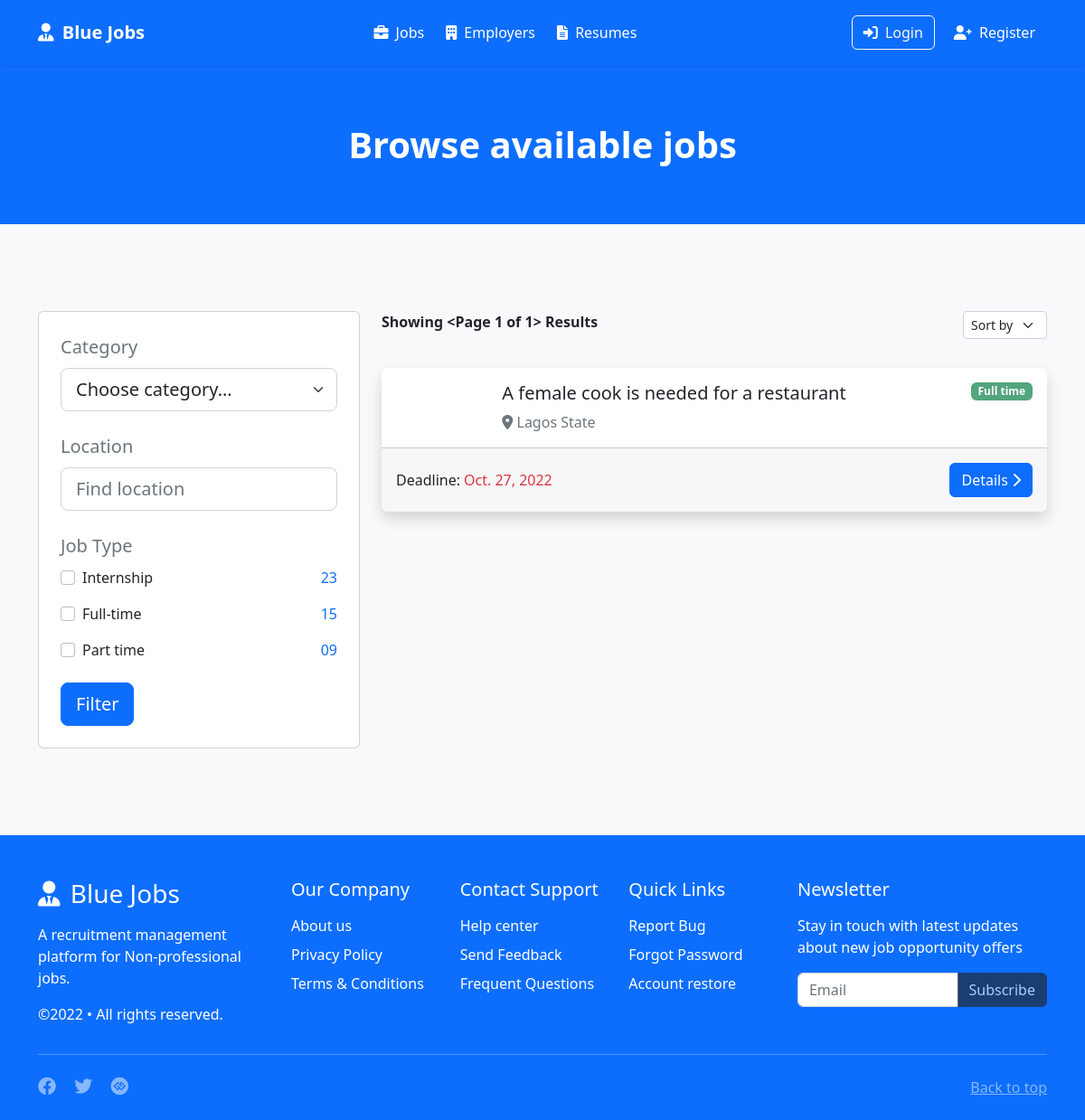
The app's page /jobs/, older data.
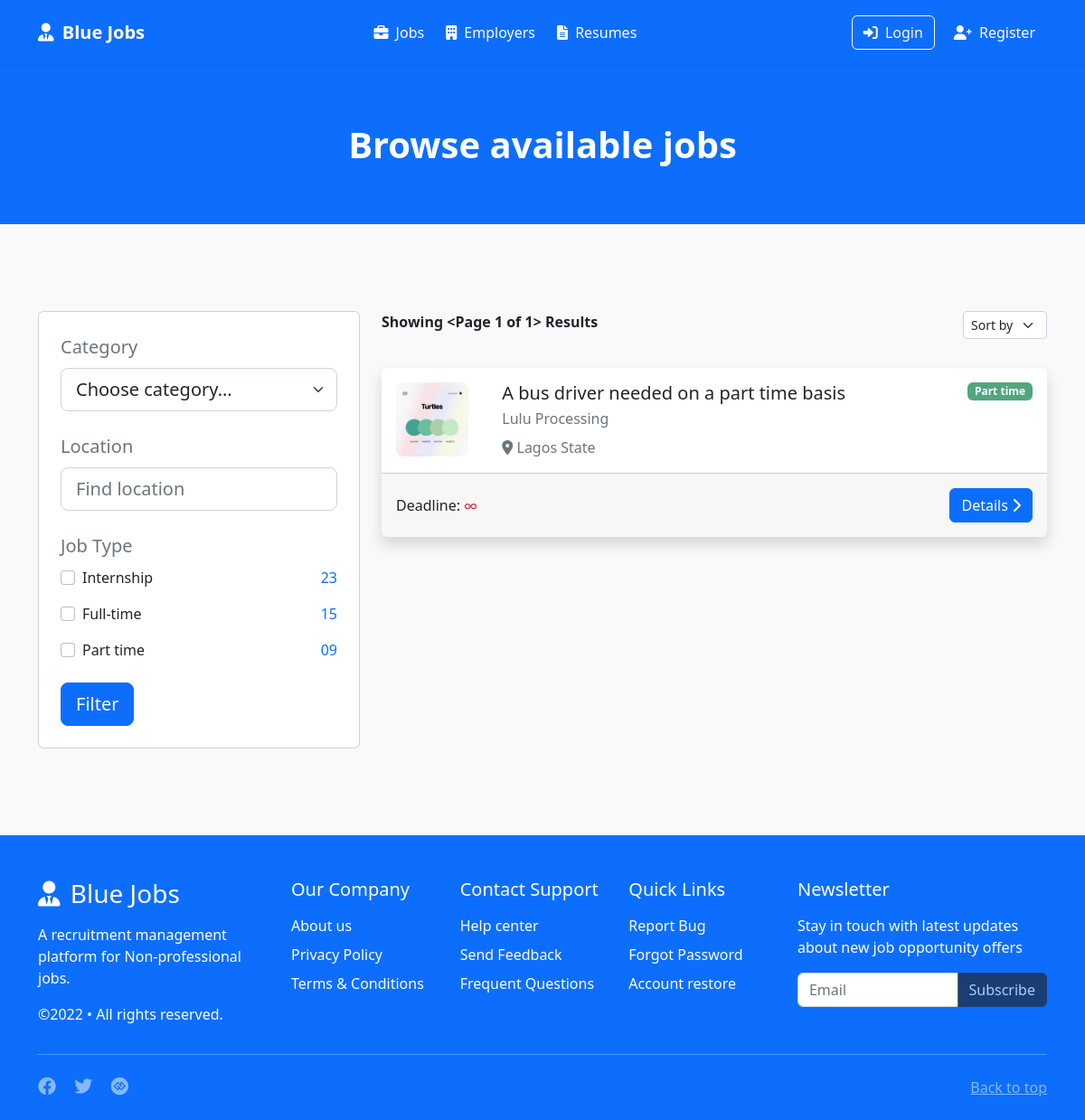
The same page, newer data.
### jobs/models.py (models this page shows, shortened)
class Job(models.Model):
    class JobStatus(models.TextChoices):
        ACTIVE = 'A', _('Active')
        INACTIVE = 'I', _('Inactive')
    class SalarySchedule(models.TextChoices):
        HOURLY = 'H', _('Hourly')
        DAILY = 'D', _('Daily')
        WEEKLY = 'W', _('Weekly')
        MONTHLY = 'M', _('Monthly')
        YEARLY = 'Y', _('Yearly')
    class GenderStatus(models.TextChoices):
        MALE = 'M', _('Male')
        FEMALE = 'F', _('Female')
    title = models.CharField(verbose_name=_('Title'), max_length=255)
    slug = models.SlugField(verbose_name=_('Slug'), max_length=255, unique=True)
    description = models.TextField(_('Description')) # use RichTextEditor
    salary_mode = models.CharField(
        _('Salary Mode'), max_length=1, choices=SalarySchedule.choices)
    base_salary_amount = models.PositiveIntegerField()
    maximum_salary_amount = models.PositiveIntegerField(blank=True)
    experience = models.PositiveIntegerField(_('Years of experience'),
                                             blank=True, null=True)
    vacancy = models.PositiveIntegerField(blank=True, null=True)
    application_deadline = models.DateField(blank=True, null=True)
    qualification_title = models.CharField(_('Qualification title'), max_length=50, blank=True)
    gender = models.CharField(max_length=1, choices=GenderStatus.choices, blank=True)
    status = models.CharField(
        max_length=1, choices=JobStatus.choices, default=JobStatus.ACTIVE)
    category = models.ForeignKey(Category, verbose_name=_('Category'), null=True,
                                 related_name='jobs', on_delete=models.SET_NULL)
    jobtype = models.ForeignKey(JobType, verbose_name=_('Job Type'), null=True,
                                on_delete=models.SET_NULL)
    company = models.ForeignKey(Company, verbose_name=_('Company'),
                                related_name='jobs', on_delete=models.CASCADE)
    address = models.CharField(max_length=255, blank=True)
    state = models.ForeignKey(State, verbose_name=_('State'), null=True,
                              on_delete=models.SET_NULL)
    impressions = models.PositiveIntegerField(default=0)
    sponsored = models.BooleanField(_('Sponsored'), default=False)
    created = models.DateTimeField(auto_now_add=True)
    updated = models.DateTimeField(auto_now=True)
    objects = models.Manager()
    active = ActiveJobManager()
    class Meta:
        verbose_name = _('Job')
        verbose_name_plural = _('Jobs')
        ordering = ['-created']
    def get_absolute_url(self):
        return reverse('jobs:detail', kwargs={'slug': self.slug})

class JobType(models.Model):
    name = models.CharField(_('Name'), unique=True, max_length=15)
    slug = models.SlugField(_('Slug'), unique=True, max_length=15)
    class Meta:
        verbose_name = _('Job Type')
        verbose_name_plural = _('Job Types')
        ordering = ['name']
    def __str__(self):
        return self.name

class State(models.Model):
    name = models.CharField(_('Name'), unique=True, max_length=25)
    slug = models.SlugField(_('Slug'), unique=True, max_length=25)
    class Meta:
        verbose_name = _('State')
        verbose_name_plural = _('States')
        ordering = ['name']
    def __str__(self):
        return self.name

### account/models.py (models this page shows, shortened)
class Company(models.Model):
    user = models.OneToOneField(User, on_delete=models.CASCADE)
    name = models.CharField('Company name', max_length=100, unique=True)
    about = models.TextField(max_length=5000)
    logo = models.ImageField(upload_to='logos', blank=True) # crop logo to 80x80
    contact_person = models.CharField(max_length=255)
    position_in_company = models.CharField(max_length=50)
    established = models.DateField(blank=True, null=True)
    website = models.URLField(blank=True, null=True)
    address = models.CharField(max_length=50, blank=True)
    staff_strength = models.CharField('Number of employees', max_length=50, blank=True)
    phone_number = models.CharField(max_length=13, blank=True)
    created = models.DateTimeField(_('Created'), auto_now_add=True)
    updated = models.DateTimeField(_('Updated'), auto_now=True)
    class Meta:
        verbose_name_plural = 'Companies'

### jobs/views.py (the view)
# urls.py: path('', views.job_list, name='list'),
def job_list(request):
    jobs = Job.active.all()
    jobs = mk_paginator(request, jobs, 10)
    template = 'jobs.html'
    context = {
        'jobs': jobs,
    }
    return render(request, template, context)

### jobs/managers.py (called while the page is built)
    def get_queryset(self):
        return super().get_queryset().filter(status=self.model.JobStatus.ACTIVE)

### jobs/utils.py (called while the page is built)
def mk_paginator(request, items, num_items):
    paginator = Paginator(items, num_items)
    page = request.GET.get('page', 1)
    try:
        items = paginator.page(page)
    except PageNotAnInteger:
        items = paginator.page(1)
    except EmptyPage:
        items = paginator.page(paginator.num_pages)
    return items

### templates/jobs.html (shortened to what this page needs)
{% extends "base.html" %}
{% load static %}
{% block content %}
<section class="py-3 bg-primary">
    <div class="container px-5 my-5">
        <div class="text-white">
            <h1 class="fw-bolder text-center">Browse available jobs</h1>
        </div>
    </div>
</section>
<section class="py-5 bg-light">
    <div class="container my-5">
        <div class="row">
            <aside class="col-lg-4 col-sm-6 d-none d-lg-block">
                <div class="card p-4">
                    <form action="">
                        <div class="form-group mb-4">
                            <label for="" class="form-label fs-5 text-muted">Category</label>
                            <select class="form-select form-select-lg">
                                <option selected>Choose category...</option>
                            </select>
                        </div>
                        <div class="form-group mb-4">
                            <label for="" class="form-label fs-5 text-muted">Location</label>
                            <input type="text" class="form-control form-control-lg" placeholder="Find location">
                        </div>
                        <div class="form-group mb-4">
                            <label for="" class="form-label fs-5 text-muted">Job Type</label>
                            <div class="form-check mb-3 d-flex justify-content-between">
                                <div>
                                    <input class="form-check-input" type="checkbox" value="" id="">
                                    <label class="form-check-label" for="">Internship</label>
                                </div>
                                <span class="text-primary">23</span>
                            </div>
                            <div class="form-check mb-3 d-flex justify-content-between">
                                <div>
                                    <input class="form-check-input" type="checkbox" value="" id="">
                                    <label class="form-check-label" for="">Full-time</label>
                                </div>
                                <span class="text-primary">15</span>
                            </div>
                            <div class="form-check mb-3 d-flex justify-content-between">
                                <div>
                                    <input class="form-check-input" type="checkbox" value="" id="">
                                    <label class="form-check-label" for="">Part time</label>
                                </div>
                                <span class="text-primary">09</span>
                            </div>
                        </div>
                        <button class="btn btn-primary btn-lg">Filter</button>
                    </form>
                </div>
            </aside>
            <div class="col-lg-8">
                {% if jobs %}
                <div class="d-flex justify-content-between mb-3">
                    <div>
                        <p class="fw-bold">Showing {{ jobs }} Results</p>
                    </div>
                    <div>
                        <select class="form-select form-select-sm mb-3">
                            <option selected>Sort by</option>
                        </select>
                    </div>
                </div>
                <div class="row g-4">
                    {% for job in jobs %}
                    <div class="col-12">{% include 'partials/_job_grid.html' %}</div>
                    {% endfor %}
                </div>
                {% else %}
                <div class="d-flex justify-content-center pt-5 mt-5">
                    <img src="{% static 'img/empty.svg' %}" class="img-fluid w-25" alt="">
                </div>
                {% endif %}
            </div>
        </div>
    </div>
</section>
{% endblock %}

### templates/partials/_job_grid.html
<div class="card shadow border-0">
    <div class="card-body">
        <div class="row g-0">
            <div class="col-lg-2 d-none d-lg-block">
                {% if job.company.logo %}<img src="{{ job.company.logo.url }}" width="80px" height="80px" alt="{{ job.company.name }}" class="img-fluid rounded-3">{% endif %}
            </div>
            <div class="col-lg-10">
                <div class="mt-3 mt-lg-0">
                    <span class="badge bg-success opacity-75 float-end">{{ job.jobtype }}</span>
                    <h5 class="mb-1">{{ job.title }}</h5>
                    <p class="text-muted mb-0">{{ job.company.name }}</p>
                    <div class="mt-2 text-muted">
                        <i class="fas fa-location-dot"></i> {{ job.state }} State
                    </div>
                </div>
            </div>
        </div>
    </div>
    <div class="p-3 card-footer">
        <div class="d-flex justify-content-between">
            <div class="d-flex align-items-center">
                Deadline: <span class="text-danger ms-1">{% if job.application_deadline %}{{ job.application_deadline }}{% else %}&infin;{% endif %}</span>
            </div>
            <div>
                <a href="{{ job.get_absolute_url }}" class="btn btn-primary">Details <i class="fas fa-chevron-right"></i></a>
            </div>
        </div>
    </div>
</div>

Row changes from the older to the newer data that the page shows:
changed Job "Lagos": jobtype "Full time" → "Part time"; title "A female cook is needed for a restaurant" → "A bus driver needed on a part time basis"; company.name (not shown) → "Lulu Processing"; application_deadline "Oct. 27, 2022" → (not shown)
